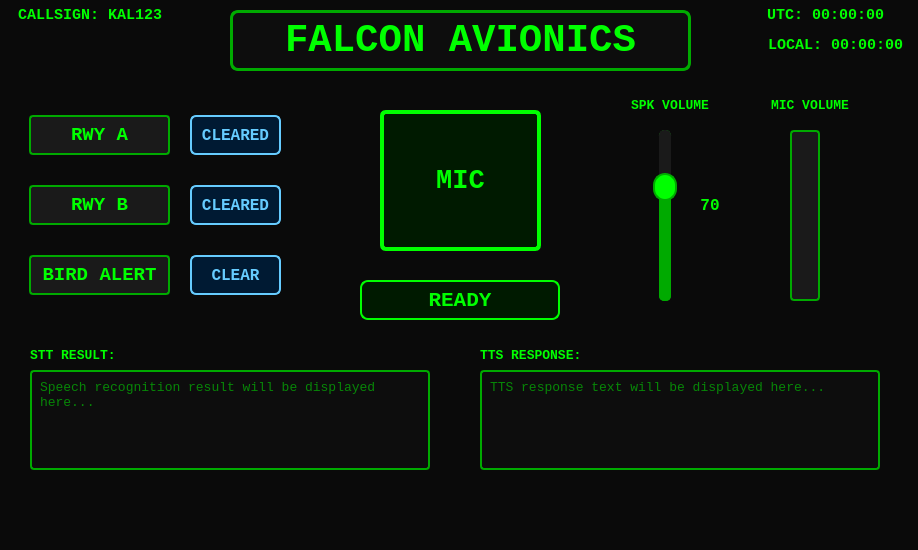
<?xml version="1.0" encoding="UTF-8"?>
<ui version="4.0">
 <class>PilotInterface</class>
 <widget class="QMainWindow" name="PilotInterface">
  <property name="geometry">
   <rect>
    <x>0</x>
    <y>0</y>
    <width>918</width>
    <height>550</height>
   </rect>
  </property>
  <property name="windowTitle">
   <string>FALCON Pilot Interface - Avionics Style</string>
  </property>
  <property name="styleSheet">
   <string notr="true">QMainWindow {
    background-color: #0a0a0a;
    color: #00ff00;
}

QWidget {
    background-color: #0a0a0a;
    color: #00ff00;
}

QLabel {
    color: #00ff00;
    font-weight: bold;
    font-family: &quot;Courier New&quot;, monospace;
}

QPushButton {
    background-color: #1a1a1a;
    color: #00ff00;
    border: 2px solid #00aa00;
    border-radius: 6px;
    padding: 6px;
    font-weight: bold;
    font-family: &quot;Courier New&quot;, monospace;
}

QPushButton:hover {
    background-color: #2a2a2a;
    border-color: #00ff00;
    color: #66ff66;
}

QPushButton:pressed {
    background-color: #0d0d0d;
    border-color: #00ff00;
}

QPushButton:checked {
    background-color: #003300;
    border-color: #00ff00;
    color: #ffffff;
}

QTextEdit {
    background-color: #0d0d0d;
    color: #00ff00;
    border: 2px solid #00aa00;
    border-radius: 4px;
    padding: 4px;
    font-family: &quot;Courier New&quot;, monospace;
    selection-background-color: #004400;
}

QProgressBar {
    border: 2px solid #00aa00;
    border-radius: 4px;
    text-align: center;
    background-color: #1a1a1a;
    color: #00ff00;
    font-family: &quot;Courier New&quot;, monospace;
}

QProgressBar::chunk {
    background-color: #00ff00;
    border-radius: 2px;
}

QSlider::groove:vertical {
    background: #1a1a1a;
    width: 10px;
    border-radius: 5px;
    border: 1px solid #00aa00;
}

QSlider::handle:vertical {
    background: #00ff00;
    border: 2px solid #00aa00;
    height: 24px;
    border-radius: 12px;
    margin: 0 -7px;
}

QSlider::sub-page:vertical {
    background: #1a1a1a;
    border-radius: 5px;
}

QSlider::add-page:vertical {
    background: #00aa00;
    border-radius: 5px;
}

/* 특별한 상태 스타일 */
.status-ready {
    background-color: #001a00;
    border: 2px solid #00ff00;
    color: #00ff00;
}

.status-listening {
    background-color: #001a00;
    border: 2px solid #00ff00;
    color: #00ff00;
}

.status-processing {
    background-color: #001a00;
    border: 2px solid #00ff00;
    color: #00ff00;
}

.status-speaking {
    background-color: #001a00;
    border: 2px solid #00ff00;
    color: #00ff00;
}

/* 경고 상태 */
.alert-high {
    background-color: #003300;
    border: 2px solid #00ff00;
    color: #00ff00;
}

.alert-cleared {
    background-color: #003300;
    border: 2px solid #00ff00;
    color: #00ff00;
}</string>
  </property>
  <widget class="QWidget" name="centralwidget">
   <widget class="QPushButton" name="btn_mic">
    <property name="geometry">
     <rect>
      <x>380</x>
      <y>110</y>
      <width>161</width>
      <height>141</height>
     </rect>
    </property>
    <property name="font">
     <font>
      <family>Courier New</family>
      <pointsize>20</pointsize>
      <weight>75</weight>
      <bold>true</bold>
     </font>
    </property>
    <property name="styleSheet">
     <string notr="true">QPushButton {
    background-color: #001a00;
    border: 4px solid #00ff00;
    border-radius: 6px;
    color: #00ff00;
}
QPushButton:hover {
    background-color: #003300;
    border-color: #66ff66;
}
QPushButton:pressed {
    background-color: #000d00;
}</string>
    </property>
    <property name="text">
     <string>MIC</string>
    </property>
   </widget>
   <widget class="QLabel" name="label_rwy_a">
    <property name="geometry">
     <rect>
      <x>29</x>
      <y>115</y>
      <width>141</width>
      <height>40</height>
     </rect>
    </property>
    <property name="font">
     <font>
      <family>Courier New</family>
      <pointsize>14</pointsize>
      <weight>75</weight>
      <bold>true</bold>
     </font>
    </property>
    <property name="styleSheet">
     <string notr="true">QLabel {
    color: #00ff00;
    background-color: #1a1a1a;
    border: 2px solid #00aa00;
    border-radius: 4px;
    padding: 4px;
}</string>
    </property>
    <property name="text">
     <string>RWY A</string>
    </property>
    <property name="alignment">
     <set>Qt::AlignCenter</set>
    </property>
   </widget>
   <widget class="QPushButton" name="btn_rwy_a">
    <property name="geometry">
     <rect>
      <x>190</x>
      <y>115</y>
      <width>91</width>
      <height>40</height>
     </rect>
    </property>
    <property name="font">
     <font>
      <family>Courier New</family>
      <pointsize>12</pointsize>
      <weight>75</weight>
      <bold>true</bold>
     </font>
    </property>
    <property name="styleSheet">
     <string notr="true">QPushButton {
    background-color: #001a33;
    border: 2px solid #66ccff;
    color: #66ccff;
}
QPushButton:hover {
    background-color: #002244;
    border-color: #88ddff;
}
QPushButton:pressed {
    background-color: #001122;
}</string>
    </property>
    <property name="text">
     <string>CLEARED</string>
    </property>
    <property name="checkable">
     <bool>false</bool>
    </property>
   </widget>
   <widget class="QLabel" name="label_rwy_b">
    <property name="geometry">
     <rect>
      <x>29</x>
      <y>185</y>
      <width>141</width>
      <height>40</height>
     </rect>
    </property>
    <property name="font">
     <font>
      <family>Courier New</family>
      <pointsize>14</pointsize>
      <weight>75</weight>
      <bold>true</bold>
     </font>
    </property>
    <property name="styleSheet">
     <string notr="true">QLabel {
    color: #00ff00;
    background-color: #1a1a1a;
    border: 2px solid #00aa00;
    border-radius: 4px;
    padding: 4px;
}</string>
    </property>
    <property name="text">
     <string>RWY B</string>
    </property>
    <property name="alignment">
     <set>Qt::AlignCenter</set>
    </property>
   </widget>
   <widget class="QPushButton" name="btn_rwy_b">
    <property name="geometry">
     <rect>
      <x>190</x>
      <y>185</y>
      <width>91</width>
      <height>40</height>
     </rect>
    </property>
    <property name="font">
     <font>
      <family>Courier New</family>
      <pointsize>12</pointsize>
      <weight>75</weight>
      <bold>true</bold>
     </font>
    </property>
    <property name="styleSheet">
     <string notr="true">QPushButton {
    background-color: #001a33;
    border: 2px solid #66ccff;
    color: #66ccff;
}
QPushButton:hover {
    background-color: #002244;
    border-color: #88ddff;
}
QPushButton:pressed {
    background-color: #001122;
}</string>
    </property>
    <property name="text">
     <string>CLEARED</string>
    </property>
    <property name="checkable">
     <bool>false</bool>
    </property>
   </widget>
   <widget class="QLabel" name="label_bird_alert">
    <property name="geometry">
     <rect>
      <x>29</x>
      <y>255</y>
      <width>141</width>
      <height>40</height>
     </rect>
    </property>
    <property name="font">
     <font>
      <family>Courier New</family>
      <pointsize>14</pointsize>
      <weight>75</weight>
      <bold>true</bold>
     </font>
    </property>
    <property name="styleSheet">
     <string notr="true">QLabel {
    color: #00ff00;
    background-color: #1a1a1a;
    border: 2px solid #00aa00;
    border-radius: 4px;
    padding: 4px;
}</string>
    </property>
    <property name="text">
     <string>BIRD ALERT</string>
    </property>
    <property name="alignment">
     <set>Qt::AlignCenter</set>
    </property>
   </widget>
   <widget class="QPushButton" name="btn_bird">
    <property name="geometry">
     <rect>
      <x>190</x>
      <y>255</y>
      <width>91</width>
      <height>40</height>
     </rect>
    </property>
    <property name="font">
     <font>
      <family>Courier New</family>
      <pointsize>12</pointsize>
      <weight>75</weight>
      <bold>true</bold>
     </font>
    </property>
    <property name="styleSheet">
     <string notr="true">QPushButton {
    background-color: #001a33;
    border: 2px solid #66ccff;
    color: #66ccff;
}
QPushButton:hover {
    background-color: #002244;
    border-color: #88ddff;
}
QPushButton:pressed {
    background-color: #001122;
}</string>
    </property>
    <property name="text">
     <string>CLEAR</string>
    </property>
    <property name="checkable">
     <bool>false</bool>
    </property>
   </widget>
   <widget class="QLabel" name="label_tts_volume">
    <property name="geometry">
     <rect>
      <x>620</x>
      <y>90</y>
      <width>100</width>
      <height>30</height>
     </rect>
    </property>
    <property name="font">
     <font>
      <family>Courier New</family>
      <pointsize>10</pointsize>
      <weight>75</weight>
      <bold>true</bold>
     </font>
    </property>
    <property name="styleSheet">
     <string notr="true">QLabel {
    color: #00ff00;
}</string>
    </property>
    <property name="text">
     <string>SPK VOLUME</string>
    </property>
    <property name="alignment">
     <set>Qt::AlignCenter</set>
    </property>
   </widget>
   <widget class="QSlider" name="slider_tts_volume">
    <property name="geometry">
     <rect>
      <x>650</x>
      <y>130</y>
      <width>30</width>
      <height>171</height>
     </rect>
    </property>
    <property name="minimum">
     <number>0</number>
    </property>
    <property name="maximum">
     <number>100</number>
    </property>
    <property name="value">
     <number>70</number>
    </property>
    <property name="orientation">
     <enum>Qt::Vertical</enum>
    </property>
   </widget>
   <widget class="QLabel" name="label_tts_value">
    <property name="geometry">
     <rect>
      <x>690</x>
      <y>190</y>
      <width>40</width>
      <height>30</height>
     </rect>
    </property>
    <property name="font">
     <font>
      <family>Courier New</family>
      <pointsize>12</pointsize>
      <weight>75</weight>
      <bold>true</bold>
     </font>
    </property>
    <property name="styleSheet">
     <string notr="true">QLabel {
    color: #00ff00;
}</string>
    </property>
    <property name="text">
     <string>70</string>
    </property>
    <property name="alignment">
     <set>Qt::AlignCenter</set>
    </property>
   </widget>
   <widget class="QLabel" name="label_stt_volume">
    <property name="geometry">
     <rect>
      <x>760</x>
      <y>90</y>
      <width>100</width>
      <height>30</height>
     </rect>
    </property>
    <property name="font">
     <font>
      <family>Courier New</family>
      <pointsize>10</pointsize>
      <weight>75</weight>
      <bold>true</bold>
     </font>
    </property>
    <property name="styleSheet">
     <string notr="true">QLabel {
    color: #00ff00;
}</string>
    </property>
    <property name="text">
     <string>MIC VOLUME</string>
    </property>
    <property name="alignment">
     <set>Qt::AlignCenter</set>
    </property>
   </widget>
   <widget class="QProgressBar" name="progress_stt_volume">
    <property name="geometry">
     <rect>
      <x>790</x>
      <y>130</y>
      <width>30</width>
      <height>171</height>
     </rect>
    </property>
    <property name="value">
     <number>0</number>
    </property>
    <property name="textVisible">
     <bool>false</bool>
    </property>
    <property name="orientation">
     <enum>Qt::Vertical</enum>
    </property>
   </widget>
   <widget class="QLabel" name="label_stt_result">
    <property name="geometry">
     <rect>
      <x>30</x>
      <y>340</y>
      <width>150</width>
      <height>30</height>
     </rect>
    </property>
    <property name="font">
     <font>
      <family>Courier New</family>
      <pointsize>10</pointsize>
      <weight>75</weight>
      <bold>true</bold>
     </font>
    </property>
    <property name="styleSheet">
     <string notr="true">QLabel {
    color: #00ff00;
}</string>
    </property>
    <property name="text">
     <string>STT RESULT:</string>
    </property>
   </widget>
   <widget class="QTextEdit" name="text_stt_result">
    <property name="geometry">
     <rect>
      <x>30</x>
      <y>370</y>
      <width>400</width>
      <height>100</height>
     </rect>
    </property>
    <property name="font">
     <font>
      <family>Courier New</family>
      <pointsize>10</pointsize>
     </font>
    </property>
    <property name="readOnly">
     <bool>true</bool>
    </property>
    <property name="placeholderText">
     <string>Speech recognition result will be displayed here...</string>
    </property>
   </widget>
   <widget class="QLabel" name="label_tts_text">
    <property name="geometry">
     <rect>
      <x>480</x>
      <y>340</y>
      <width>200</width>
      <height>30</height>
     </rect>
    </property>
    <property name="font">
     <font>
      <family>Courier New</family>
      <pointsize>10</pointsize>
      <weight>75</weight>
      <bold>true</bold>
     </font>
    </property>
    <property name="styleSheet">
     <string notr="true">QLabel {
    color: #00ff00;
}</string>
    </property>
    <property name="text">
     <string>TTS RESPONSE:</string>
    </property>
   </widget>
   <widget class="QTextEdit" name="text_tts_input">
    <property name="geometry">
     <rect>
      <x>480</x>
      <y>370</y>
      <width>400</width>
      <height>100</height>
     </rect>
    </property>
    <property name="font">
     <font>
      <family>Courier New</family>
      <pointsize>10</pointsize>
     </font>
    </property>
    <property name="readOnly">
     <bool>true</bool>
    </property>
    <property name="placeholderText">
     <string>TTS response text will be displayed here...</string>
    </property>
   </widget>
   <widget class="QLabel" name="label_status">
    <property name="geometry">
     <rect>
      <x>360</x>
      <y>280</y>
      <width>200</width>
      <height>40</height>
     </rect>
    </property>
    <property name="font">
     <font>
      <family>Courier New</family>
      <pointsize>16</pointsize>
      <weight>75</weight>
      <bold>true</bold>
     </font>
    </property>
    <property name="styleSheet">
     <string notr="true">QLabel {
    background-color: #001a00;
    border: 2px solid #00ff00;
    border-radius: 8px;
    padding: 8px;
    color: #00ff00;
}</string>
    </property>
    <property name="text">
     <string>READY</string>
    </property>
    <property name="alignment">
     <set>Qt::AlignCenter</set>
    </property>
   </widget>
   <widget class="QLabel" name="label_utc_time">
    <property name="geometry">
     <rect>
      <x>760</x>
      <y>0</y>
      <width>131</width>
      <height>30</height>
     </rect>
    </property>
    <property name="font">
     <font>
      <family>Courier New</family>
      <pointsize>11</pointsize>
      <weight>75</weight>
      <bold>true</bold>
     </font>
    </property>
    <property name="styleSheet">
     <string notr="true">QLabel {
    color: #00ff00;
}</string>
    </property>
    <property name="text">
     <string>UTC: 00:00:00</string>
    </property>
    <property name="alignment">
     <set>Qt::AlignCenter</set>
    </property>
   </widget>
   <widget class="QLabel" name="label_local_time">
    <property name="geometry">
     <rect>
      <x>760</x>
      <y>30</y>
      <width>151</width>
      <height>30</height>
     </rect>
    </property>
    <property name="font">
     <font>
      <family>Courier New</family>
      <pointsize>11</pointsize>
      <weight>75</weight>
      <bold>true</bold>
     </font>
    </property>
    <property name="styleSheet">
     <string notr="true">QLabel {
    color: #00ff00;
}</string>
    </property>
    <property name="text">
     <string>LOCAL: 00:00:00</string>
    </property>
    <property name="alignment">
     <set>Qt::AlignCenter</set>
    </property>
   </widget>
   <widget class="QLabel" name="label_callsign">
    <property name="geometry">
     <rect>
      <x>-10</x>
      <y>0</y>
      <width>200</width>
      <height>30</height>
     </rect>
    </property>
    <property name="font">
     <font>
      <family>Courier New</family>
      <pointsize>11</pointsize>
      <weight>75</weight>
      <bold>true</bold>
     </font>
    </property>
    <property name="styleSheet">
     <string notr="true">QLabel {
    color: #00ff00;
}</string>
    </property>
    <property name="text">
     <string>CALLSIGN: KAL123</string>
    </property>
    <property name="alignment">
     <set>Qt::AlignCenter</set>
    </property>
   </widget>
   <widget class="QLabel" name="label_system_title">
    <property name="geometry">
     <rect>
      <x>230</x>
      <y>10</y>
      <width>461</width>
      <height>61</height>
     </rect>
    </property>
    <property name="font">
     <font>
      <family>Courier New</family>
      <pointsize>29</pointsize>
      <weight>75</weight>
      <bold>true</bold>
     </font>
    </property>
    <property name="styleSheet">
     <string notr="true">QLabel {
    color: #00ff00;
    background-color: #0d0d0d;
    border: 3px solid #00aa00;
    border-radius: 8px;
    padding: 8px;
}</string>
    </property>
    <property name="text">
     <string>FALCON AVIONICS</string>
    </property>
    <property name="alignment">
     <set>Qt::AlignCenter</set>
    </property>
   </widget>
  </widget>
  <widget class="QMenuBar" name="menubar">
   <property name="geometry">
    <rect>
     <x>0</x>
     <y>0</y>
     <width>918</width>
     <height>24</height>
    </rect>
   </property>
  </widget>
  <widget class="QStatusBar" name="statusbar"/>
 </widget>
 <resources/>
 <connections/>
</ui>
